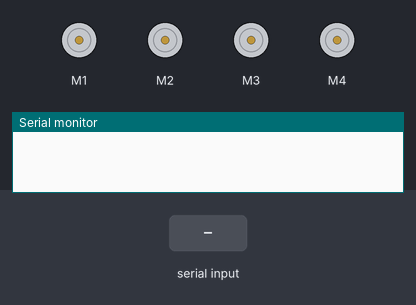
Bench run of a sketch on a simulated Arduino Uno, built with avr-gcc and run on an emulated ATmega328P. On the bench: 4 × DC motor (green arrow = forward, orange = backward, longer = faster), the last lines printed to the serial monitor. Inputs (shaded band) come from the test bench.

Above: at 1.2 s.
1.3 s: "a" received over Serial
At 1.9 s:
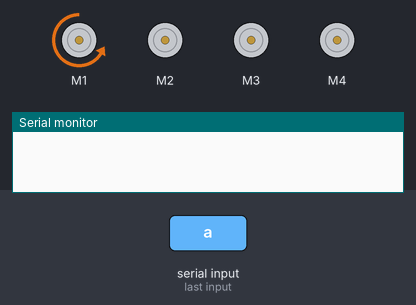
4.0 s: "b" received over Serial
At 5.3 s:
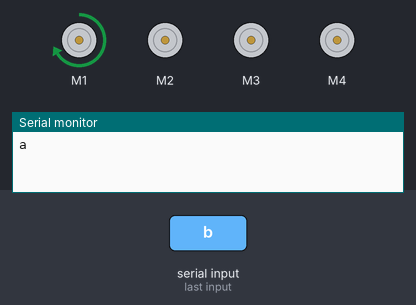
7.0 s: "c" received over Serial
At 8.3 s:
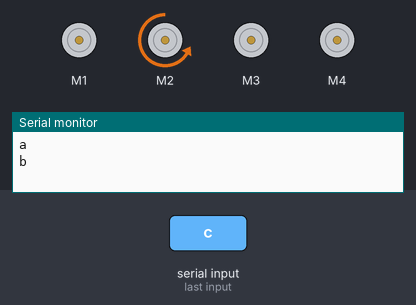
10.0 s: "d" received over Serial
At 10.8 s:
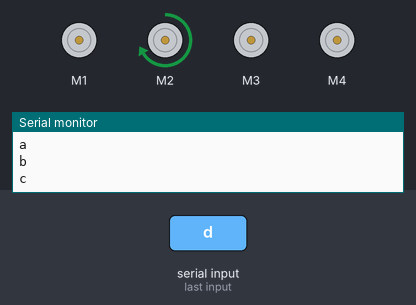
12.5 s: "e" received over Serial
At 13.3 s:
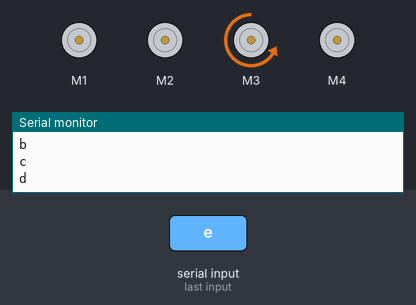
15.0 s: "f" received over Serial
At 15.8 s:
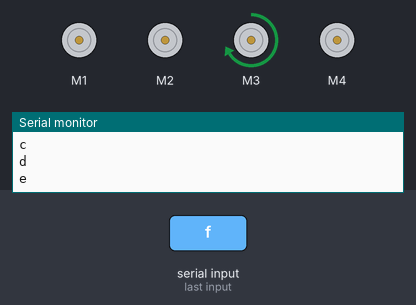
Timing chart, 0 to 18.0 s (numbered marks = the images above; inputs shaded):
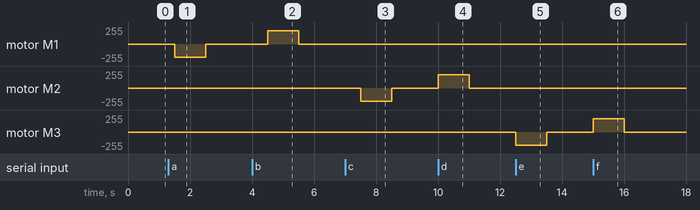

Measured:
- after the input at 1.3 s, motor M1: stopped → backward 200/255 after 0.20 s, → stopped 1.0 s later
- after the input at 4.0 s, motor M1: stopped → forward 200/255 after 0.50 s, → stopped 1.0 s later
- after the input at 7.0 s, motor M2: stopped → backward 200/255 after 0.50 s, → stopped 1.0 s later
- after the input at 10.0 s, motor M2: stopped → forward 200/255 at once, → stopped 1.0 s later
- after the input at 12.5 s, motor M3: stopped → backward 200/255 at once, → stopped 1.0 s later
- after the input at 15.0 s, motor M3: stopped → forward 200/255 at once, → stopped 1.0 s later

The sketch:

bluetooth_simple.ino
```cpp
#include <AFMotor.h>
AF_DCMotor motor1(1),motor2(2),motor3(3),motor4(4);

void setup(){
  Serial.begin(9600);
 motor1.setSpeed(200);
  motor2.setSpeed(200);
  motor3.setSpeed(200);
  motor4.setSpeed(200);

}
void loop(){
  if(Serial.available()>0){
    char data=Serial.read();
    switch(data){
      case'a':
     motor1.run(BACKWARD);
     delay(1000);
     motor1.run(RELEASE);
      break;
      case'b':

      motor1.run(FORWARD);
      delay(1000);
      motor1.run(RELEASE);
      break;
      case'c':
      motor2.run(BACKWARD);
      delay(1000);
      motor2.run(RELEASE);
      break;
      case'd':
      motor2.run(FORWARD);
      delay(1000);
      motor2.run(RELEASE);
      break;
      case'e':
      motor3.run(BACKWARD);
      delay(1000);
      motor3.run(RELEASE);
      break;
      case'f':
      motor3.run(FORWARD);
      delay(1000);
      motor3.run(RELEASE);
      break;
      case'g':
      motor4.run(BACKWARD);
      delay(500);
      motor4.run(RELEASE);
      break;
      case'h':
      motor4.run(FORWARD);
      delay(500);
      motor4.run(RELEASE);
      break;


    }
    Serial.println(data);
  }
  delay(500);
}
```
